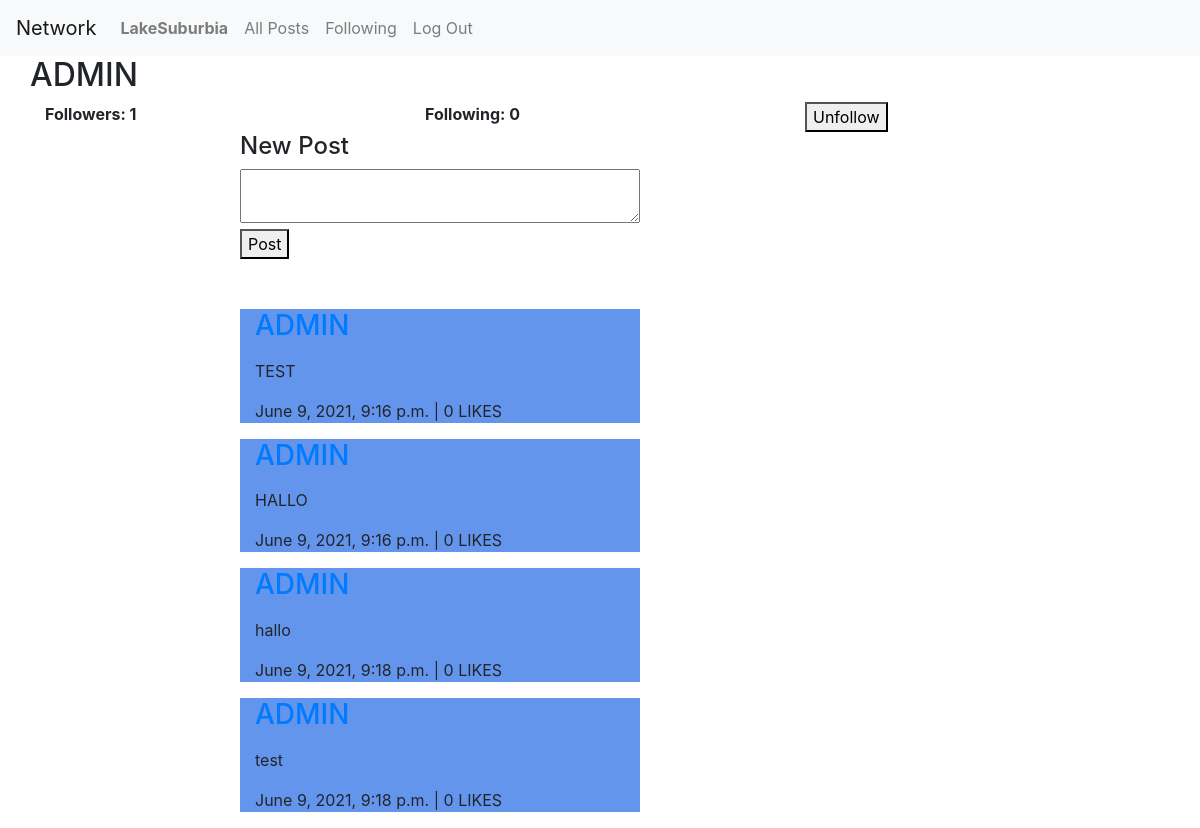
The app's page /user/1 (signed in) with its own data.
### network/models.py (models this page shows)
class User(AbstractUser):
    pass

class Post(models.Model):
    poster = models.ForeignKey('User', on_delete=models.CASCADE)
    body = models.TextField(max_length=140)
    timestamp = models.DateTimeField(auto_now_add=True)
    like = models.IntegerField(default=0)

### network/views.py (the view)
# urls.py: path("user/<int:userid>", views.userpage, name="user"),
def userpage(request, userid):
    user = User.objects.get(id = userid)
    posts = Post.objects.filter(poster = userid)
    followingcount = 0
    followercount = 0
    following = Follows.objects.filter(follower=userid)
    followingcount += following.count()
    followers = Follows.objects.filter(followee=userid)
    followercount += followers.count()
    follows = 0
    if followers.filter(follower = request.user).exists():
        follows = 1
    return render(request, "network/profile.html", {
        'username': user.username,
        'userid': userid,
        'followers': followercount,
        'following': followingcount,
        'posts': posts,
        'follows': follows
        })

### network/templates/network/profile.html (shortened to what this page needs)
{% extends "network/layout.html" %}
{% block body %}
    <div id="profile-view">
        <div class="container">
            <div id="username" class="row">
                <h2>{{username}}</h2>
            </div>
            {% if user.is_authenticated %}
            <div id="follow-view" class="row">
                <div id="followcount" class="col-sm"><b>Followers: {{followers}}</b></div>
                <div id="followercount" class="col-sm"><b>Following: {{following}}</b></div>
                {% if userid != user.id %}
                {% if follows == 1%}
                <form class="col-sm" action="{% url 'follow' userid %}"  method="post">
                    <button id="follow-button" class="button" type="submit" >Unfollow</div>
                {% else %}
                <form class="col-sm" action="{% url 'follow' userid %}"  method="post">
                    {% csrf_token %}
                    <button id="follow-button" class="button" type="submit" >Follow</div>
                </form>
                {% endif %}
                {% endif %}
            </div>
            {% endif %}
        </div>
    </div>
    {% if user.is_authenticated %}
        <div id="new-post">
            <h4>New Post</h4>
            <form action="{% url 'make_post' %}" method = "POST">
                <textarea maxlength="140" name = "body"  class="text-area"></textarea>
                <br/>
                <button type="submit">Post</button>
            </form>
        </div>
    {% endif %}
    <div id="user-posts">
        {% for post in posts%}
        <div class="col post">
            <a href="{% url 'user' post.poster.id%}"><h3>{{post.poster.username}}</h3></a>  {{post.body}} </p>
            <p class='timestamp'>{{post.timestamp}} | {{post.like}} LIKES</p>
        </div>
        {% endfor %}
    </div>
{% endblock %}

### network/templates/network/layout.html (shortened to what this page needs)
{% load static %}
<!DOCTYPE html>
<html lang="en">
    <head>
        <link rel="stylesheet" href="https://stackpath.bootstrapcdn.com/bootstrap/4.4.1/css/bootstrap.min.css">
        <link href="{% static 'network/styles.css' %}" rel="stylesheet">
    </head>
    <body>
        <nav class="navbar navbar-expand-lg navbar-light bg-light">
            <a id="network" class="navbar-brand" href="{% url 'index' %}">Network</a>
            <div>
              <ul class="navbar-nav mr-auto">
                {% if user.is_authenticated %}
                    <li class="nav-item">
                        <a id="profile"class="nav-link" href="{% url 'user' user.id %}"><strong>{{ user.username }}</strong></a>
                    </li>
                {% endif %}
                <li class="nav-item">
                  <a id="allposts" class="nav-link" href="{% url 'index' %}">All Posts</a>
                </li>
                {% if user.is_authenticated %}
                    <li class="nav-item">
                        <a id="following"class="nav-link" href="#">Following</a>
                    </li>
                    <li class="nav-item">
                        <a class="nav-link" href="{% url 'logout' %}">Log Out</a>
                    </li>
                {% endif %}
              </ul>
            </div>
          </nav>
        <div class="body">
            {% block body %}
            {% endblock %}
    </body>
</html>

### network/static/network/styles.css (style rules this page uses)
#new-post { margin-left: 20%; max-width: 800px; margin-bottom: 50px; }
.timestamp { text-emphasis: italic; text-decoration: grey; font-size: 8; }
.post { margin-left: 20%; max-width: 400px; background-color:cornflowerblue; }
.text-area { min-width: 400px; }

### records on screen
User: username "LakeSuburbia"
User: username "ADMIN"
Post: poster.username "ADMIN", body "TEST", timestamp "June 9, 2021, 9:16 p.m.", like "0"
Post: poster.username "ADMIN", body "HALLO", timestamp "June 9, 2021, 9:16 p.m.", like "0"
Post: poster.username "ADMIN", body "hallo", timestamp "June 9, 2021, 9:18 p.m.", like "0"
Post: poster.username "ADMIN", body "test", timestamp "June 9, 2021, 9:18 p.m.", like "0"

### other values on screen
{{ followers }} "1"
{{ following }} "0"
